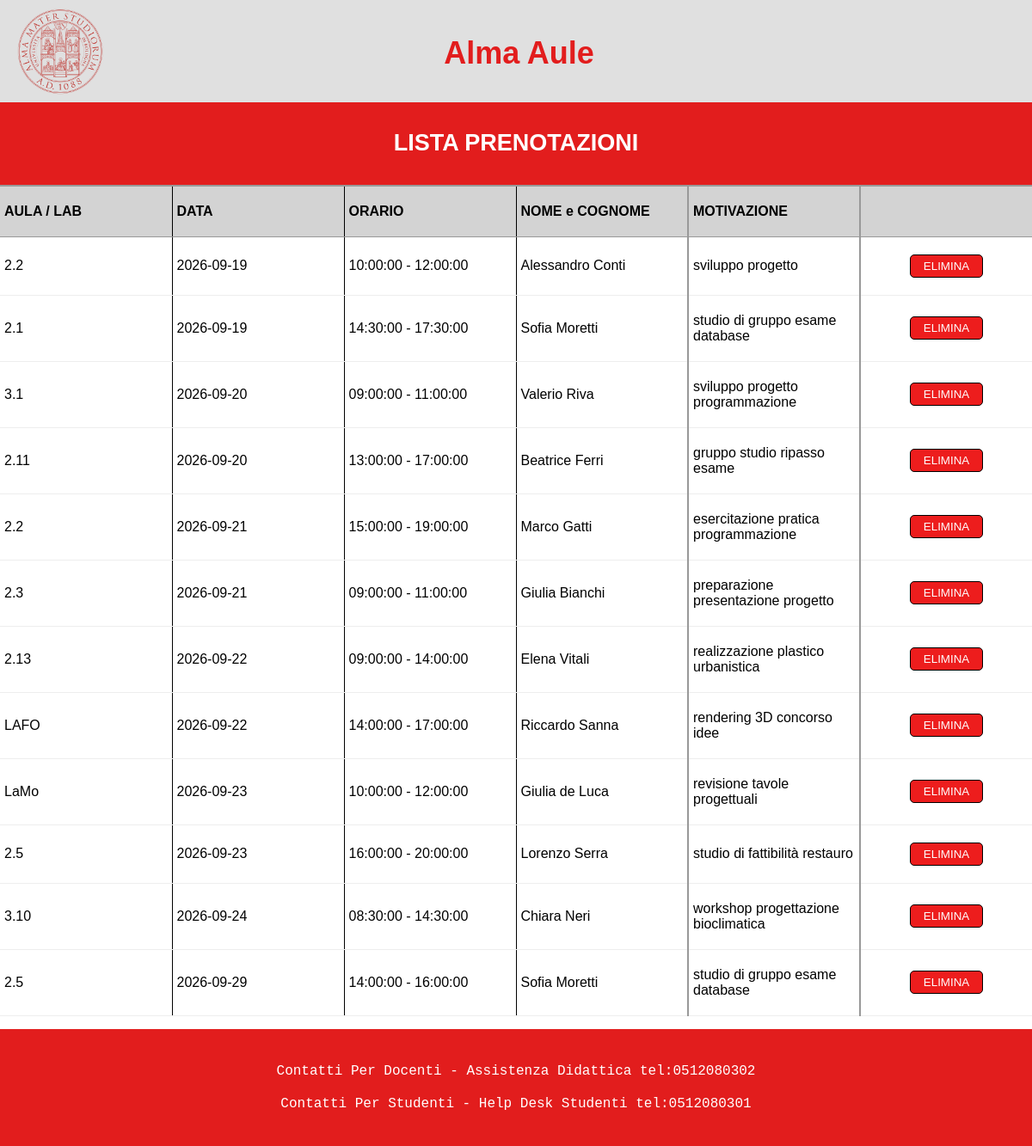
Screenshot of /listaPrenotazioni_admin.php (signed in) with the database file from the repository.
### tables this page shows
create table PRENOTAZIONE (
     codicePre int not null,
     nominativo char(20) not null,
     data date not null,
     oraInizio char(10) not null,
     durata int not null,
     motivazione char(100) not null,
     numeroLab char(5),
     numeroAula char(5),
     constraint ID_PRENOTAZIONE_ID primary key (codicePre));

### listaPrenotazioni_admin.php (called while the page is built, shortened)
<?php
require_once("bootstrap.php");
$templateParams["prenotazioni"] = $dbh->get_prenotazioni_admin();
$templateParams["header"] = "header_pagine.php";
require("template/listaPrenotazioni_admin_base.php");
?>

### db/database.php (called while the page is built, shortened)
<?php
class DatabaseHelper {
    private $db;
    public function __construct($servername, $username, $password, $dbname, $port){
        $this->db = new mysqli($servername, $username, $password, $dbname, $port);
    }
    public function get_prenotazioni_admin(){
        $stmt = $this->db->prepare("SELECT codicePre, nominativo, data, COALESCE(numeroLab, numeroAula) AS num, oraInizio, durata, motivazione
        FROM prenotazione");
        $stmt->execute();
        $result = $stmt->get_result();
        return $result->fetch_all(MYSQLI_ASSOC);
    }
}
?>

### bootstrap.php (called while the page is built, shortened)
<?php
require_once("db/database.php");
$dbh = new DatabaseHelper("127.0.0.1", "root", "", "Alma_aule_DB", 3306);
?>

### template/listaPrenotazioni_admin_base.php (the view, shortened to what this page needs)
<!DOCTYPE html>
<html lang="it">
<head>
    <link rel="stylesheet" type="text/css" href="./css/style.css" />
</head>
<body>
    <div class="red-bar">
        <div class="subtitle">
            <h2>LISTA PRENOTAZIONI</h2>
        </div>
    </div>
    <main>
        <table>
            <tr>
                <th>AULA / LAB</th>
                <th>DATA</th>
                <th>ORARIO</th>
                <th>NOME e COGNOME</th>
                <th>MOTIVAZIONE</th>
                <th></th>
            </tr>
            <?php foreach($templateParams["prenotazioni"] as $prenotazione): ?>
            <tr>
                <td><?php echo $prenotazione["num"] ?></td>
                <td><?php echo $prenotazione["data"] ?></td>
                <td><?php echo $prenotazione["oraInizio"] ?> -
                <?php $date = new DateTime($prenotazione["oraInizio"]);
                    $date->modify("+{$prenotazione["durata"]} minutes");
                    $oraFine = $date->format('H:i:s');
                    echo $oraFine;
                ?></td>
                <td><?php echo $prenotazione["nominativo"] ?></td>
                <td><?php echo $prenotazione["motivazione"] ?></td>
                <td>
                    <button id="button-annulla-prenotazione" class="button-annulla-prenotazione" data-id="<?php echo $prenotazione["codicePre"]; ?>">ELIMINA</button>
                </td>
            </tr>
            <?php endforeach; ?>
        </table>
    </main>
    <footer>
        <p>Contatti Per Docenti - Assistenza Didattica tel:0512080302</p>
        <p>Contatti Per Studenti - Help Desk Studenti tel:0512080301</p>
    </footer>
</body>

### css/style.css (style rules this page uses)
body { display: flex; flex-direction: column; min-height: 100vh; margin: 0; }
main { flex-grow: 1; }
footer { background-color: #e21d1d; color: #fff; text-align: center; font-family: 'Courier New', Courier, monospace; padding: 20px 0; margin-top: 15px; }
footer p { margin: 20px 14px; }
.logo, .title, .login, .subtitle, .add-container, .spacer, .back-container, .menu-container { display: flex; align-items: center; }
.title, .subtitle { width: 50%; justify-content: center; font-size: 14px; }
.login a, .conferma-login, .button-annulla-prenotazione { color: #ffffff; text-decoration: none; background-color: #ed1d1d; border-radius: 5px; padding: 4px 10px; font-family: 'Lucida Sans', sans-serif; border: 1px solid #000; }
table { width: 100%; font-family: 'Lucida Sans', sans-serif; border-spacing: 0; border-collapse: collapse; }
table td:nth-child(-n+3), table th:nth-child(-n+3) { border-right: 1px solid #000; }
table tr th { background-color: #d3d3d3; color: black; text-align: left; padding: 20px 5px; border-bottom: 1px solid #999; }
table tr td { color: black; text-align: left; padding: 20px 5px; }
table tr td:last-child { text-align: center; padding: 20px 0; }
.red-bar { background-color: #e21d1d; display: flex; width: 100%; align-items: center; padding: 10px 0; }
.subtitle { color: #ffffff; font-family: 'Lucida Sans', sans-serif; text-align: center; }
@media screen and (min-width: 768px) { .title, .subtitle { font-size: 18px; } }
@media screen and (min-width: 768px) { .login a, .conferma-login, .button-annulla-prenotazione { padding: 5px 15px; } }
table { width: 100%; border-collapse: collapse; table-layout: fixed; margin-top: 0; }
th { background-color: #d3d3d3; padding: 15px; text-align: left; border-bottom: 2px solid #999; border-right: 2px solid #999; border-top: 2px solid #999; }
td { padding: 15px; border-bottom: 1px solid #eee; border-right:2px solid #999; }
th:last-child, td:last-child { border-right: none; }

### rows the page displays
prenotazione: num "2.2", data "2026-09-19", oraInizio "10:00:00", oraFine "12:00:00", nominativo "Alessandro Conti", motivazione "sviluppo progetto"
prenotazione: num "2.1", data "2026-09-19", oraInizio "14:30:00", oraFine "17:30:00", nominativo "Sofia Moretti", motivazione "studio di gruppo esame database"
prenotazione: num "3.1", data "2026-09-20", oraInizio "09:00:00", oraFine "11:00:00", nominativo "Valerio Riva", motivazione "sviluppo progetto programmazione"
prenotazione: num "2.11", data "2026-09-20", oraInizio "13:00:00", oraFine "17:00:00", nominativo "Beatrice Ferri", motivazione "gruppo studio ripasso esame"
prenotazione: num "2.2", data "2026-09-21", oraInizio "15:00:00", oraFine "19:00:00", nominativo "Marco Gatti", motivazione "esercitazione pratica programmazione"
prenotazione: num "2.3", data "2026-09-21", oraInizio "09:00:00", oraFine "11:00:00", nominativo "Giulia Bianchi", motivazione "preparazione presentazione progetto"
prenotazione: num "2.13", data "2026-09-22", oraInizio "09:00:00", oraFine "14:00:00", nominativo "Elena Vitali", motivazione "realizzazione plastico urbanistica"
prenotazione: num "LAFO", data "2026-09-22", oraInizio "14:00:00", oraFine "17:00:00", nominativo "Riccardo Sanna", motivazione "rendering 3D concorso idee"
prenotazione: num "LaMo", data "2026-09-23", oraInizio "10:00:00", oraFine "12:00:00", nominativo "Giulia de Luca", motivazione "revisione tavole progettuali"
prenotazione: num "2.5", data "2026-09-23", oraInizio "16:00:00", oraFine "20:00:00", nominativo "Lorenzo Serra", motivazione "studio di fattibilità restauro"
prenotazione: num "3.10", data "2026-09-24", oraInizio "08:30:00", oraFine "14:30:00", nominativo "Chiara Neri", motivazione "workshop progettazione bioclimatica"
prenotazione: num "2.5", data "2026-09-29", oraInizio "14:00:00", oraFine "16:00:00", nominativo "Sofia Moretti", motivazione "studio di gruppo esame database"
